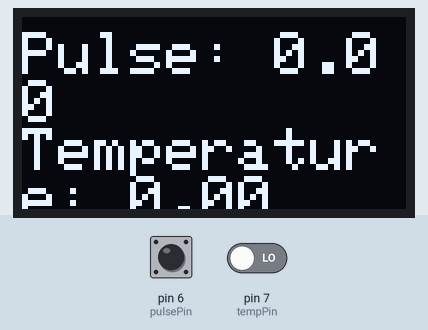
Simulated run of this sketch. Board: Arduino Uno, built with avr-gcc and run on an emulated ATmega328P. On the bench: 128×64 one-colour display. The inputs (shaded band) are chosen by the test bench; at power-on: pin 7 (tempPin) LOW, pin 6 (pulsePin) LOW. Storage starts empty; what the sketch prints to the serial monitor is not drawn.

Above: at 4.5 s.
4.6 s: pin 7 (tempPin) driven HIGH
At 14.1 s:
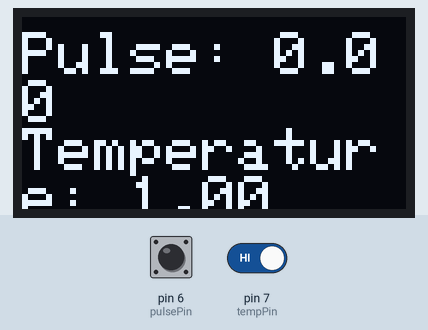
Timing chart, 0 to 15.6 s (numbered marks = the images above; inputs shaded):
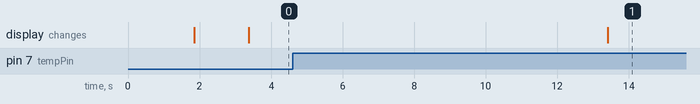

Measured:
- after the input at 4.6 s, the display: changes after 8.8 s (image 1)

The sketch:

Pogram.ino
```cpp
#include <Adafruit_SSD1306.h>
#include <Adafruit_GFX.h>
#include <SD.h>
#include <SPI.h>

#define SCREEN_WIDTH 128 // OLED display width, in pixels
#define SCREEN_HEIGHT 64 // OLED display height, in pixels

// Declaration for an SSD1306 display connected to I2C (SDA, SCL pins)
#define OLED_RESET     -1 //4 Reset pin # (or -1 if sharing Arduino reset pin)
Adafruit_SSD1306 display(SCREEN_WIDTH, SCREEN_HEIGHT, &Wire, OLED_RESET);

const int chipSelect = 4;

int pulsePin = 6;
int tempPin =7;
//int sdPin = 8;
//int displayPin = 9;
float pulseValue = 0;
float tempValue = 0;
int counter = 10;

void setup() {
  Serial.begin(9600);
  pinMode(pulsePin, INPUT);
  //pinMode(displayPin, OUTPUT);
  //pinMode(sdPin, OUTPUT);
  delay(300);
  while(!Serial){ }

  Serial.print("Initializzing SD card and display.");
  if(!SD.begin(chipSelect)){
    Serial.println("SD card is not initialized.");
    while(1);
  }
  Serial.println("Card initialized.");
  delay(1500);
  // SSD1306_SWITCHCAPVCC = generate display voltage from 3.3V internally
  // Address 0x3D for 128x64
  if(!display.begin(SSD1306_SWITCHCAPVCC, 0x3D)){
    Serial.println("SSD1306 display allocation failed");
    while(1);
  }
  Serial.println("display allocation successful.");
  delay(1500);
}

void displayValue(float pulseValue, float tempValue){
  display.clearDisplay();
  display.setTextSize(2);
  display.setTextColor(WHITE);
  display.setCursor(0,5);        //start 5 pixel right of top-left corner
  display.println("Pulse: " + String(pulseValue));
  display.println("Temperature: " + String(tempValue));
  display.display();
  delay(5000);
}

void saveValue(String data){
  File dataFile = SD.open("Record.txt", FILE_WRITE);
  if(dataFile){
    dataFile.println(data);
    dataFile.close();
    Serial.println(data);
  }
  else{
    Serial.println("error opening Record.txt");
  }
}

void loop() {
  String dataString = "";

  pulseValue = digitalRead(pulsePin);
  tempValue = digitalRead(tempPin);
  displayValue(pulseValue,tempValue);

  if(pulseValue < 60 && pulseValue > 72){
    dataString ="A: PulseRate:  " + String(pulseValue) + ", Temperature: " + String(tempValue) + "\n";
    //save the value in sd card indicating abnormal condition
    saveValue(dataString);
    //alram
    delay(5000);
    counter = 10;
  }
  else{
    delay(5000);
    counter = counter - 1;
    if(counter = 0){
      dataString ="N: PulseRate:  " + String(pulseValue) + ", Temperature: " + String(tempValue) + "\n";
      //save the value in sd card
      //indicating normal condition after 1 hour time
      saveValue(dataString);
      counter = 10;
    }
  }

}
```
